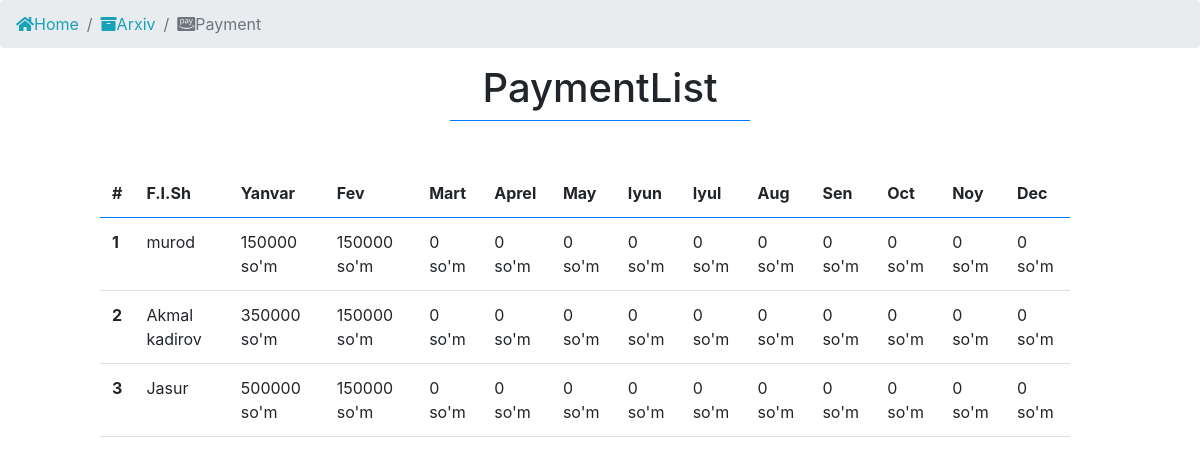
Page /profile/arxiv/payment/ (signed in) on the earlier database version.
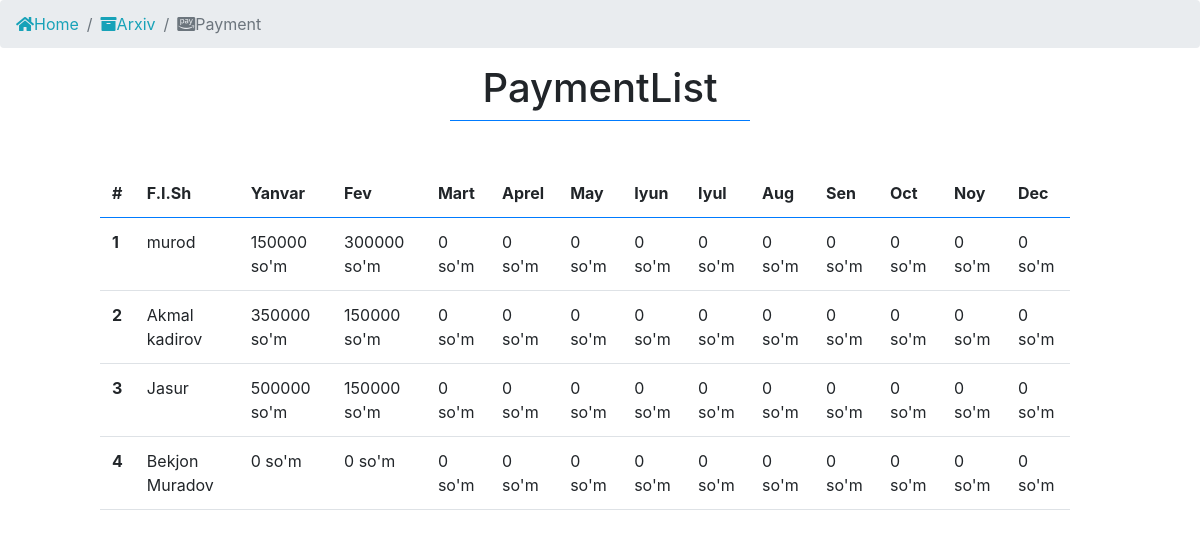
Same page on the later database version.
### app/models.py (models this page shows, shortened)
class Student(models.Model):
    f_name = models.CharField(_("To'liq ismi"), max_length=100)
    subject = models.ForeignKey(Subject, verbose_name=_("O'rganadigan fani"), on_delete=models.CASCADE)
    teacher = models.ForeignKey(Teacher, verbose_name=_("O'qituvchisi"), on_delete=models.CASCADE)
    phone_num = models.CharField(_("Telefon raqami"), max_length=9)
    study_days = models.CharField(_("O'qish Kunlari"), max_length=50, choices=study_days, default='option')
    study_type = models.CharField(_("O'qish turi"), max_length=50, choices=study_type, default='option')
    lesson_time = models.CharField(_("Dars boshlanish vaqti"), max_length=50)
    registered_date = models.DateTimeField(_("Ro'yhatga olingan vaqti"), auto_now_add=True)
    @property
    def arxiv_salary(self):
        pay = self.payment_set.all()
        def salary(num):
            salary = []
            for p in pay:
                if p.payed_date.month == num:
                    salary.append(p)
            total = sum([i.payment for i in salary])
            return total
        list_month = [salary(1),salary(2),salary(3),salary(4),salary(5),salary(6),salary(7),salary(8),salary(9),salary(10),salary(11),salary(12)]
        return list_month
    """Bitta student shu oyda necha pul tolov qilganligini ko'rsatadi"""

### app/views.py (the view)
# urls.py: path("arxiv/payment/", Arxiv_Student, name="AllPayment"),
def Arxiv_Student(request):
    students = Student.objects.all()
    return render(request, 'arxiv/students/payments.html', {'student':students})

### app/templates/arxiv/students/payments.html (shortened to what this page needs)
{% extends "index.html" %}
{% block content %}
<nav aria-label="breadcrumb">
    <ol class="breadcrumb">
        <li class="breadcrumb-item"><a class="text-info" href="{% url 'app:Home' %}"><i class="fas fa-home"></i>Home</a></li>
        <li class="breadcrumb-item"><a class="text-info" href="{% url 'app:Arxiv'  %}"><i class="fas fa-archive"></i>Arxiv</a></li>
        <li class="breadcrumb-item active" aria-current="page"><i class="fab fa-cc-amazon-pay"></i>Payment</li>
    </ol>
</nav>
<div class="container1">
    <div class="wrapper text-center">
        <h1 class="">PaymentList</h1>
        <div class="border-bottom w-25 m-auto border-primary"></div>
    </div>
    <div class="row mt-5" style="margin-right: 15px;">
        <div class="col-md-10 m-auto">
            <table class="table table-hover table-borderless">
                <thead class="border-bottom border-primary">
                    <tr>
                        <th scope="col" class="">#</th>
                        <th scope="col" class="">F.I.Sh</th>
                        <th scope="col" class="">Yanvar</th>
                        <th scope="col" class="">Fev</th>
                        <th scope="col" class="">Mart</th>
                        <th scope="col" class="">Aprel</th>
                        <th scope="col" class="">May</th>
                        <th scope="col" class="">Iyun</th>
                        <th scope="col" class="">Iyul</th>
                        <th scope="col" class="">Aug</th>
                        <th scope="col" class="">Sen</th>
                        <th scope="col" class="">Oct</th>
                        <th scope="col" class="">Noy</th>
                        <th scope="col" class="">Dec</th>
                    </tr>
                </thead>
                <tbody class="">
                    {% for i in student %}
                        <tr class="border-bottom">
                            <th scope="row"> {{ forloop.counter }} </th>
                            <td>
                                {{ i.f_name }}
                            </td>
                            {% for p in i.arxiv_salary %}
                                <td>{{p}} so'm</td>
                            {% endfor %}
                        </tr>
                    {% endfor %}
                </tbody>
            </table>
        </div>
    </div>
</div>
{% endblock content %}

### app/templates/index.html (shortened to what this page needs)
<!doctype html>
{% load static %}
<html lang="en">
  <head>
    <link rel="stylesheet" href="https://cdn.jsdelivr.net/npm/bootstrap@4.6.1/dist/css/bootstrap.min.css">
    <link rel="stylesheet" href="https://use.fontawesome.com/releases/v5.15.4/css/all.css">
  </head>
  <body>
    {% if user.is_active %}
      {% include 'messages/message.html' %}
        {% block content %}
        {% endblock %}
    {% else %}
      {% include 'security/check_user.html' %}
    {% endif %}
  </body>
</html>

### app/templates/messages/message.html (shortened to what this page needs)
<!doctype html>
<html lang="en">
  <head>
    <link rel="stylesheet" href="https://cdn.jsdelivr.net/npm/bootstrap@4.6.1/dist/css/bootstrap.min.css">
  </head>
  <body>
  </body>
</html>

Differences in the rows shown:
added Student: f_name "Bekjon Muradov", arxiv_salary "0" "0" "0" "0" "0" "0" "0" "0" "0" "0" "0" "0"
Other differences:
new list line: "300000 so'm"
list line gone: "150000 so'm"
